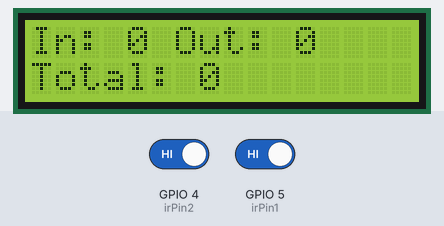
Recording of a sketch running on a simulated ESP8266 (NodeMCU). Parts: 16×2 character LCD. Inputs (shaded band) come from the test bench; at power-on: GPIO 4 (irPin2) HIGH, GPIO 5 (irPin1) HIGH. WiFi joins after 1.5 s; servers stay silent unless stated; what the sketch prints to the serial monitor is not drawn.

Above: at 4.8 s.
4.9 s: GPIO 4 (irPin2) driven LOW and GPIO 5 (irPin1) driven LOW
At 7.3 s:
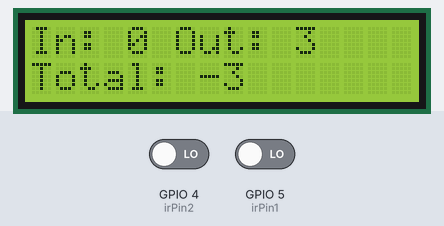
7.4 s: GPIO 4 (irPin2) driven HIGH
8.9 s: GPIO 4 (irPin2) driven LOW
At 9.7 s:
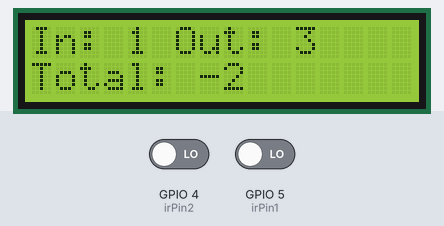
Timing chart, 0 to 11.9 s (numbered marks = the images above; inputs shaded):
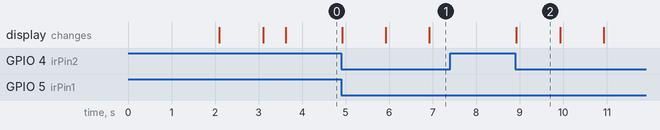

Measured:
- after the input at 4.9 s, the display: first changes at once (image 1 shows a later state)
- after the input at 7.4 s, every drawn part: stays the same
- after the input at 8.9 s, the display: changes at once (image 2)
- what the display in image 2 shows lasts 1.0 s, from 8.9 s to 9.9 s

The sketch:

finally_esp8266_with_lcd.ino
```cpp
#define BLYNK_TEMPLATE_ID "TMPL3ZcRJzz-E"
#define BLYNK_TEMPLATE_NAME "Visitors Counter"

#define BLYNK_PRINT Serial
#include <ESP8266WiFi.h>
#include <BlynkSimpleEsp8266.h>
#include <Wire.h>
#include <LiquidCrystal_I2C.h>  // Include the LiquidCrystal library

// Replace with your network credentials
char ssid[] = "oneplus";
char pass[] = "oneplus12";

// Auth Token from the Blynk App
char auth[] = "LT6PDMxuXGdS-Sfp0PpGyhgIoS5bbaLN";

// Define IR sensor pins
const int irPin1 = 5;   // Entry IR sensor output (D1)
const int irPin2 = 4;   // Exit IR sensor output (D2)

// Counters
int peopleCount = 0;        // Current count of people inside
int totalIn = 0;            // Total entries
int totalOut = 0;           // Total exits

// Flags and timing
bool sensor1Triggered = false;
bool sensor2Triggered = false;
unsigned long sensor1TriggerTime = 0;
unsigned long sensor2TriggerTime = 0;
const unsigned long maxPassingTime = 10000; // 10 seconds max to pass through the gate
const unsigned long cooldownTime = 1000;    // 1 second cooldown period
const unsigned long wifiTimeout = 1000;    // 10 seconds max to connect to Wi-Fi
const unsigned long wifiRetryInterval = 30000; // Retry Wi-Fi every 60 seconds

unsigned long lastActionTime = 0;      // Time of the last entry/exit action
unsigned long lastWiFiCheckTime = 0;   // Time of the last Wi-Fi check

// Track Wi-Fi and Blynk connection states
bool wifiConnected = false;
bool blynkConnected = false;

// LCD object
LiquidCrystal_I2C lcd(0x27, 16, 2); // Adjust the address if necessary

void setup() {
  Serial.begin(9600);    // Initialize Serial communication
  pinMode(irPin1, INPUT);
  pinMode(irPin2, INPUT);

  // Initialize I2C (LCD) on D3 (GPIO 0) and D4 (GPIO 2)
  Wire.begin(0, 2); // SDA on D3 (GPIO 0), SCL on D4 (GPIO 2)
  lcd.begin();
  lcd.backlight();
  lcd.print("Visitor Counter");
  delay(2000);
  lcd.clear();

  connectToWiFi();
}

void loop() {
  unsigned long currentTime = millis();

  // Handle Wi-Fi reconnection attempts every wifiRetryInterval (e.g., 60 seconds)
  if (!wifiConnected && currentTime - lastWiFiCheckTime >= wifiRetryInterval) {
    connectToWiFi();
    lastWiFiCheckTime = currentTime;
  }

  // Handle sensors and counting logic
  int sensor1State = digitalRead(irPin1);
  int sensor2State = digitalRead(irPin2);

  // Check if enough time has passed since the last action
  if (currentTime - lastActionTime < cooldownTime) {
    return; // Skip processing if within cooldown period
  }

  // Check for Sensor 1 (Entry) trigger
  if (sensor1State == LOW && !sensor1Triggered) {
    sensor1Triggered = true;
    sensor1TriggerTime = currentTime;
  }

  // Check for Sensor 2 (Exit) trigger
  if (sensor2State == LOW && !sensor2Triggered) {
    sensor2Triggered = true;
    sensor2TriggerTime = currentTime;
  }

  // Check if both sensors have been triggered
  if (sensor1Triggered && sensor2Triggered) {
    // Determine direction based on which sensor was triggered first
    if (sensor1TriggerTime < sensor2TriggerTime) {
      // Entry detected
      peopleCount++;
      totalIn++;
      Serial.println("Entry detected");
    } else {
      // Exit detected
      peopleCount--;
      totalOut++;
      Serial.println("Exit detected");
    }

    // Update last action time and reset triggers
    lastActionTime = currentTime;
    sensor1Triggered = false;
    sensor2Triggered = false;

    // Update Blynk and LCD if count changes
    sendData();
    updateLCD();
  }

  // Reset triggers if too much time has passed
  if (sensor1Triggered && (currentTime - sensor1TriggerTime > maxPassingTime)) {
    Serial.println("Sensor 1 timeout");
    sensor1Triggered = false;
  }
  if (sensor2Triggered && (currentTime - sensor2TriggerTime > maxPassingTime)) {
    Serial.println("Sensor 2 timeout");
    sensor2Triggered = false;
  }

  // Run Blynk only if Wi-Fi and Blynk are connected
  if (wifiConnected && blynkConnected) {
    Blynk.run();
  }
}

void connectToWiFi() {
  // Attempt to connect to Wi-Fi
  Serial.println("Attempting to connect to Wi-Fi...");
  WiFi.begin(ssid, pass);
  unsigned long startAttemptTime = millis(); // Record the start time
  lcd.clear();
  lcd.print("Connecting WiFi");

  // Attempt to connect for wifiTimeout duration
  while (WiFi.status() != WL_CONNECTED && millis() - startAttemptTime < wifiTimeout) {
    delay(1000);
    Serial.print(".");
  }

  // Check Wi-Fi status
  if (WiFi.status() == WL_CONNECTED) {
    wifiConnected = true;
    Serial.println("Wi-Fi Connected!");
    lcd.clear();
//    lcd.print("WiFi Connected");
    delay(500);
    updateLCD();

    // Attempt to connect to Blynk
    Blynk.config(auth);
    if (Blynk.connect()) {
      blynkConnected = true;
      Serial.println("Blynk Connected!");
    } else {
      Serial.println("Failed to connect to Blynk");
    }
  } else {
    wifiConnected = false;
    Serial.println("Failed to connect to Wi-Fi. Entering standalone mode.");
    lcd.clear();
//    lcd.print("No WiFi.");
    delay(500);
    updateLCD();
  }
}

void sendData() {
  // Create a unique message using the counter
  String message = "In: " + String(totalIn) + " Out: " + String(totalOut)+ " Total: " + String(peopleCount);

  // Print the message to the serial monitor
  Serial.println(message);

  // Send the message to the Blynk app on Virtual Pin V0 only if connected
  if (wifiConnected && blynkConnected) {
    Blynk.virtualWrite(V0, message.c_str());
  }
}

void updateLCD() {
  lcd.clear();
  lcd.setCursor(0, 0);
  lcd.print("In: ");
  lcd.print(totalIn);
  lcd.print(" Out: ");
  lcd.print(totalOut);

  lcd.setCursor(0, 1);
  lcd.print("Total: ");
  lcd.print(peopleCount);
}
```
